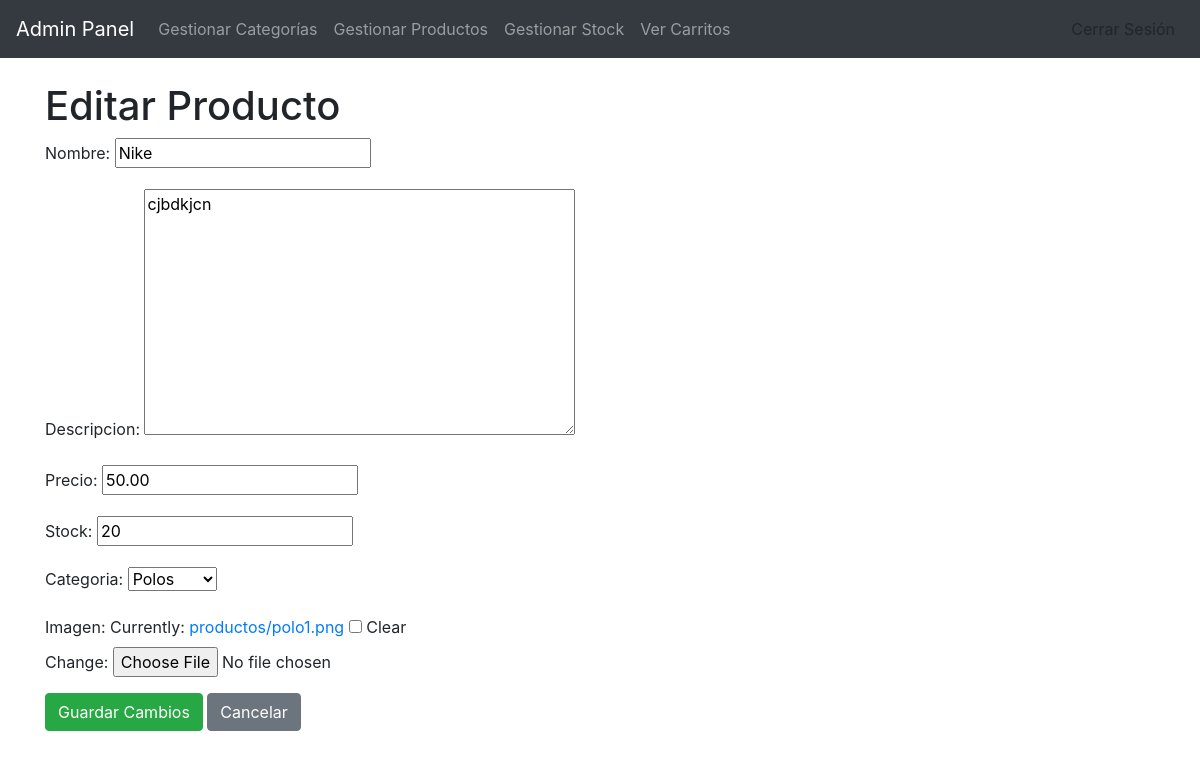
Page /store/productos/editar/2/ (signed in) on the committed database.
### store/models.py (models this page shows, shortened)
class Producto(models.Model):
    nombre = models.CharField(max_length=100)
    descripcion = models.TextField()
    precio = models.DecimalField(max_digits=10, decimal_places=2)
    stock = models.PositiveIntegerField()
    categoria = models.ForeignKey('Categoria', on_delete=models.CASCADE, related_name="productos")
    imagen = models.ImageField(upload_to='productos/', blank=True, null=True)  # Nuevo campo de imagen

class Categoria(models.Model):
    nombre = models.CharField(max_length=100)
    descripcion = models.TextField(blank=True)
    def __str__(self):
        return self.nombre

### store/views.py (the view)
# urls.py: path('productos/editar/<int:producto_id>/', views.editar_producto, name='editar_producto'),
@login_required
def editar_producto(request, producto_id):
    producto = get_object_or_404(Producto, id=producto_id)
    if request.method == 'POST':
        form = ProductoForm(request.POST, request.FILES, instance=producto)
        if form.is_valid():
            form.save()
            return redirect('store:crud_productos')
    else:
        form = ProductoForm(instance=producto)
    return render(request, 'store/editar_producto.html', {'form': form, 'producto': producto})

### store/forms.py
class ProductoForm(forms.ModelForm):
    class Meta:
        model = Producto
        fields = ['nombre', 'descripcion', 'precio', 'stock', 'categoria', 'imagen']  # Incluye 'imagen' si tienes un campo de imagen

### store/templates/store/editar_producto.html (shortened to what this page needs)
{% extends "store/base_sesion.html" %}
{% block content %}
<h1>Editar Producto</h1>
<form method="post" enctype="multipart/form-data">
    {{ form.as_p }}
    <button type="submit" class="btn btn-success">Guardar Cambios</button>
    <a href="{% url 'store:crud_productos' %}" class="btn btn-secondary">Cancelar</a>
</form>
{% endblock %}

### rows in the picture
Producto: nombre "Nike", descripcion "cjbdkjcn", precio "50.00", stock "20", categoria "Polos"
